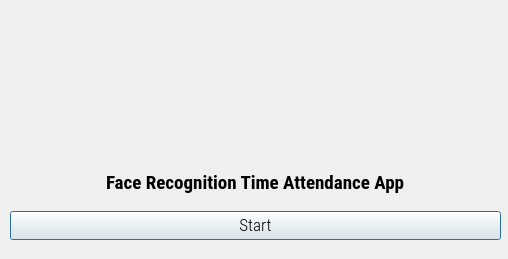
<?xml version="1.0" encoding="UTF-8"?>
<ui version="4.0">
 <class>Dialog</class>
 <widget class="QDialog" name="Dialog">
  <property name="geometry">
   <rect>
    <x>0</x>
    <y>0</y>
    <width>508</width>
    <height>259</height>
   </rect>
  </property>
  <property name="minimumSize">
   <size>
    <width>508</width>
    <height>259</height>
   </size>
  </property>
  <property name="maximumSize">
   <size>
    <width>508</width>
    <height>259</height>
   </size>
  </property>
  <property name="windowTitle">
   <string>Face Recognition Time Attendance App</string>
  </property>
  <property name="windowIcon">
   <iconset resource="resource.qrc">
    <normaloff>:/logo.png</normaloff>:/logo.png</iconset>
  </property>
  <widget class="QLabel" name="logolabel">
   <property name="geometry">
    <rect>
     <x>0</x>
     <y>0</y>
     <width>500</width>
     <height>133</height>
    </rect>
   </property>
   <property name="text">
    <string/>
   </property>
   <property name="pixmap">
    <pixmap resource="resource.qrc">:/logo/logo.png</pixmap>
   </property>
  </widget>
  <widget class="QWidget" name="verticalLayoutWidget">
   <property name="geometry">
    <rect>
     <x>10</x>
     <y>160</y>
     <width>491</width>
     <height>80</height>
    </rect>
   </property>
   <layout class="QVBoxLayout" name="verticalLayout">
    <item>
     <layout class="QHBoxLayout" name="horizontalLayout">
      <item alignment="Qt::AlignHCenter">
       <widget class="QLabel" name="filelabel">
        <property name="font">
         <font>
          <family>Roboto Condensed</family>
          <pointsize>14</pointsize>
          <weight>75</weight>
          <bold>true</bold>
         </font>
        </property>
        <property name="text">
         <string>Face Recognition Time Attendance App</string>
        </property>
       </widget>
      </item>
     </layout>
    </item>
    <item>
     <widget class="QPushButton" name="runButton">
      <property name="font">
       <font>
        <family>Roboto Condensed Light</family>
        <pointsize>13</pointsize>
       </font>
      </property>
      <property name="text">
       <string>Start</string>
      </property>
     </widget>
    </item>
   </layout>
  </widget>
 </widget>
 <resources>
  <include location="resource.qrc"/>
 </resources>
 <connections/>
</ui>
